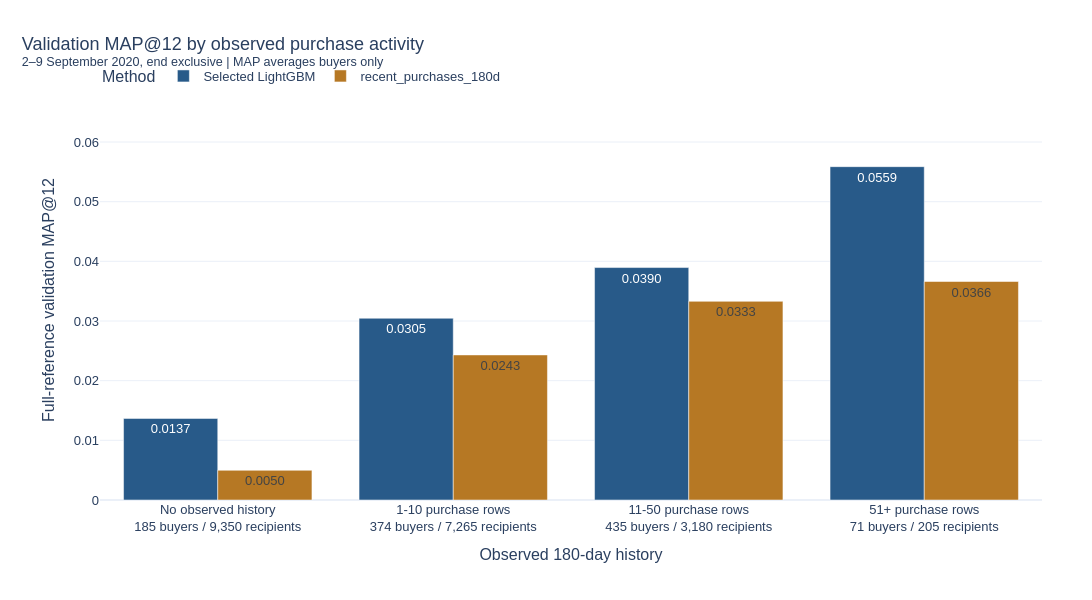
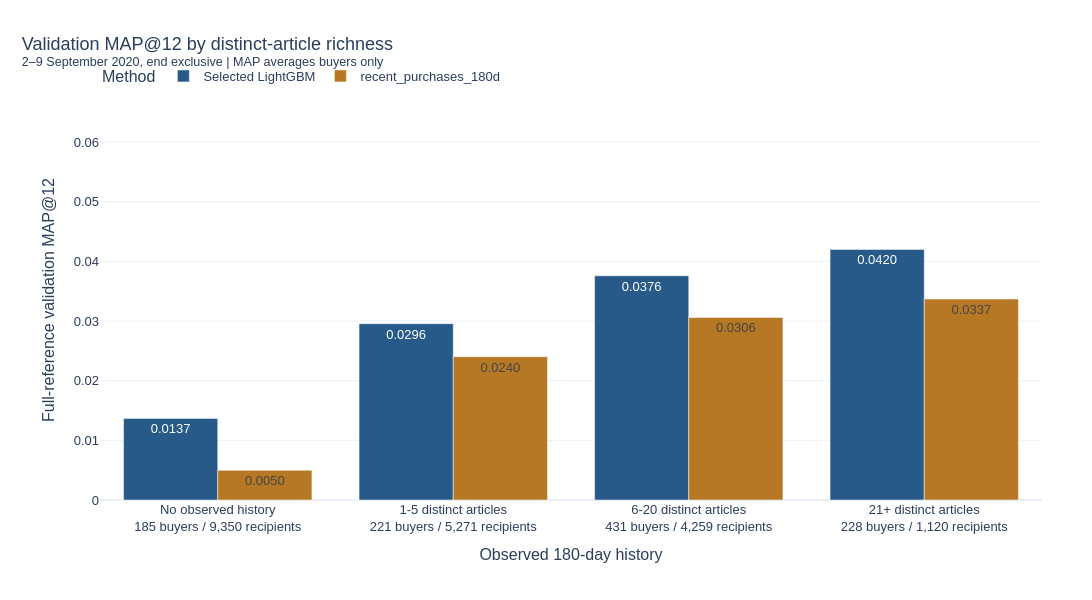

The cell these charts' notebook holds for them, in order:
### Code cell
def make_segment_summary(panel, segment):
    summary = (
        panel.groupby(segment, observed=False)
        .agg(
            recipients=("customer_id", "size"),
            buyers=("model_ap", "count"),
            target_pairs=("n_target_articles", "sum"),
            model_map=("model_ap", "mean"),
            baseline_map=("baseline_ap", "mean"),
        )
        .reset_index()
    )

    summary["target_pairs"] = summary["target_pairs"].astype(int)
    summary["excluded_share_pct"] = (
        100
        * (summary["recipients"] - summary["buyers"])
        / summary["recipients"].replace(0, np.nan)
    )
    summary["delta_map"] = (
        summary["model_map"] - summary["baseline_map"]
    )
    summary["segment_label"] = [
        f"{label}<br>{int(buyers):,} buyers / {int(recipients):,} recipients"
        for label, buyers, recipients in zip(
            summary[segment],
            summary["buyers"],
            summary["recipients"],
        )
    ]

    assert summary["recipients"].sum() == 20_000
    assert summary["buyers"].sum() == 1_065
    assert summary["target_pairs"].sum() == 3_428

    return summary


segment_specs = {
    "activity_segment": (
        "activity_segments",
        "Validation MAP@12 by observed purchase activity",
    ),
    "richness_segment": (
        "richness_segments",
        "Validation MAP@12 by distinct-article richness",
    ),
}

segment_summaries = {
    segment: make_segment_summary(segment_panel, segment)
    for segment in segment_specs
}

common_y_max = 1.20 * max(
    summary[["model_map", "baseline_map"]].max().max()
    for summary in segment_summaries.values()
)

segment_artifacts = [paired_scores_path, panel_path]

for segment, summary in segment_summaries.items():
    name, title = segment_specs[segment]
    eligible = summary["buyers"].gt(0)

    for metric, expected in [
        ("model_map", candidate["validation_metrics"]["map_at_k"]),
        ("baseline_map", baseline_row["map_at_k"]),
    ]:
        np.testing.assert_allclose(
            np.average(
                summary.loc[eligible, metric],
                weights=summary.loc[eligible, "buyers"],
            ),
            expected,
            rtol=0,
            atol=1e-12,
        )

    display(
        summary[
            [
                segment,
                "recipients",
                "buyers",
                "target_pairs",
                "excluded_share_pct",
                "model_map",
                "baseline_map",
                "delta_map",
            ]
        ]
    )

    table_path = DIAGNOSTIC_ROOT / f"{name}.csv"
    summary.to_csv(table_path, index=False)

    chart_frame = summary.rename(
        columns={
            "model_map": "Selected LightGBM",
            "baseline_map": baseline_name,
        }
    )

    fig = px.bar(
        chart_frame,
        x="segment_label",
        y=["Selected LightGBM", baseline_name],
        barmode="group",
        text_auto=".4f",
        hover_data=["buyers", "recipients", "target_pairs"],
        color_discrete_map={
            "Selected LightGBM": "#285A89",
            baseline_name: "#B67824",
        },
        labels={
            "segment_label": "Observed 180-day history",
            "value": "Full-reference validation MAP@12",
            "variable": "Method",
        },
        title=(
            f"{title}"
            "<br><sup>2–9 September 2020, end exclusive | "
            "MAP averages buyers only</sup>"
        ),
    )
    fig.update_yaxes(range=[0, common_y_max])

    figure_name = f"diagnostics_{candidate['method']}_{name}"
    show_figure(fig, PROJECT_ROOT, figure_name, height=600)

    segment_artifacts.extend(
        [
            table_path,
            PROJECT_ROOT / f"artifacts/figures/{figure_name}.png",
        ]
    )

segment_manifest_path = DIAGNOSTIC_ROOT / "segmentation_manifest.json"
write_json(
    segment_manifest_path,
    {
        "model_sha256": candidate["model_sha256"],
        "baseline": baseline_name,
        "validation": candidate["validation"],
        "history_days": 180,
        "recipients": len(segment_panel),
        "buyers": len(paired_scores),
        "activity_ranges": ["0", "1-10", "11-50", "51+"],
        "distinct_article_ranges": ["0", "1-5", "6-20", "21+"],
    },
)
segment_artifacts.append(segment_manifest_path)

with mlflow.start_run(run_id=candidate["mlflow_run_id"]):
    for path in segment_artifacts:
        mlflow.log_artifact(
            str(path),
            artifact_path="stage8/segments",
        )

### Figure 1 — Plotly figure (JSON) as saved in the notebook; plotly's stock layout.template omitted (floating-point values rounded to 4 significant figures)
{"data": [{"alignmentgroup": "True", "customdata": [[185, 9350, 555], [374, 7265, 992], [435, 3180, 1494], [71, 205, 387]], "hovertemplate": "Method=Selected LightGBM<br>Observed 180-day history=%{x}<br>Full-reference validation MAP@12=%{y}<br>buyers=%{customdata[0]}<br>recipients=%{customdata[1]}<br>target_pairs=%{customdata[2]}<extra></extra>", "legendgroup": "Selected LightGBM", "marker": {"color": "#285A89", "pattern": {"shape": ""}}, "name": "Selected LightGBM", "offsetgroup": "Selected LightGBM", "orientation": "v", "showlegend": true, "textposition": "auto", "texttemplate": "%{y:.4f}", "type": "bar", "x": ["No observed history<br>185 buyers / 9,350 recipients", "1-10 purchase rows<br>374 buyers / 7,265 recipients", "11-50 purchase rows<br>435 buyers / 3,180 recipients", "51+ purchase rows<br>71 buyers / 205 recipients"], "xaxis": "x", "y": [0.01367, 0.03046, 0.03896, 0.05587], "yaxis": "y"}, {"alignmentgroup": "True", "customdata": [[185, 9350, 555], [374, 7265, 992], [435, 3180, 1494], [71, 205, 387]], "hovertemplate": "Method=recent_purchases_180d<br>Observed 180-day history=%{x}<br>Full-reference validation MAP@12=%{y}<br>buyers=%{customdata[0]}<br>recipients=%{customdata[1]}<br>target_pairs=%{customdata[2]}<extra></extra>", "legendgroup": "recent_purchases_180d", "marker": {"color": "#B67824", "pattern": {"shape": ""}}, "name": "recent_purchases_180d", "offsetgroup": "recent_purchases_180d", "orientation": "v", "showlegend": true, "textposition": "auto", "texttemplate": "%{y:.4f}", "type": "bar", "x": ["No observed history<br>185 buyers / 9,350 recipients", "1-10 purchase rows<br>374 buyers / 7,265 recipients", "11-50 purchase rows<br>435 buyers / 3,180 recipients", "51+ purchase rows<br>71 buyers / 205 recipients"], "xaxis": "x", "y": [0.004979, 0.02431, 0.0333, 0.03662], "yaxis": "y"}], "layout": {"barmode": "group", "colorway": ["#285A89", "#B67824", "#687B38", "#9B596D", "#78629A"], "font": {"family": "Arial", "size": 13}, "height": 600, "legend": {"orientation": "h", "title": {"text": "Method"}, "tracegroupgap": 0, "x": 0, "y": 1.02, "yanchor": "bottom"}, "margin": {"b": 100, "l": 100, "r": 50, "t": 100}, "title": {"font": {"size": 18}, "text": "Validation MAP@12 by observed purchase activity<br><sup>2–9 September 2020, end exclusive | MAP averages buyers only</sup>", "x": 0.02, "xanchor": "left"}, "width": 1100, "xaxis": {"anchor": "y", "domain": [0, 1], "title": {"text": "Observed 180-day history"}}, "yaxis": {"anchor": "x", "domain": [0, 1], "range": [0, 0.06704], "title": {"text": "Full-reference validation MAP@12"}}}}

### Figure 2 — Plotly figure (JSON) as saved in the notebook; plotly's stock layout.template omitted (floating-point values rounded to 4 significant figures)
{"data": [{"alignmentgroup": "True", "customdata": [[185, 9350, 555], [221, 5271, 567], [431, 4259, 1304], [228, 1120, 1002]], "hovertemplate": "Method=Selected LightGBM<br>Observed 180-day history=%{x}<br>Full-reference validation MAP@12=%{y}<br>buyers=%{customdata[0]}<br>recipients=%{customdata[1]}<br>target_pairs=%{customdata[2]}<extra></extra>", "legendgroup": "Selected LightGBM", "marker": {"color": "#285A89", "pattern": {"shape": ""}}, "name": "Selected LightGBM", "offsetgroup": "Selected LightGBM", "orientation": "v", "showlegend": true, "textposition": "auto", "texttemplate": "%{y:.4f}", "type": "bar", "x": ["No observed history<br>185 buyers / 9,350 recipients", "1-5 distinct articles<br>221 buyers / 5,271 recipients", "6-20 distinct articles<br>431 buyers / 4,259 recipients", "21+ distinct articles<br>228 buyers / 1,120 recipients"], "xaxis": "x", "y": [0.01367, 0.02956, 0.03758, 0.042], "yaxis": "y"}, {"alignmentgroup": "True", "customdata": [[185, 9350, 555], [221, 5271, 567], [431, 4259, 1304], [228, 1120, 1002]], "hovertemplate": "Method=recent_purchases_180d<br>Observed 180-day history=%{x}<br>Full-reference validation MAP@12=%{y}<br>buyers=%{customdata[0]}<br>recipients=%{customdata[1]}<br>target_pairs=%{customdata[2]}<extra></extra>", "legendgroup": "recent_purchases_180d", "marker": {"color": "#B67824", "pattern": {"shape": ""}}, "name": "recent_purchases_180d", "offsetgroup": "recent_purchases_180d", "orientation": "v", "showlegend": true, "textposition": "auto", "texttemplate": "%{y:.4f}", "type": "bar", "x": ["No observed history<br>185 buyers / 9,350 recipients", "1-5 distinct articles<br>221 buyers / 5,271 recipients", "6-20 distinct articles<br>431 buyers / 4,259 recipients", "21+ distinct articles<br>228 buyers / 1,120 recipients"], "xaxis": "x", "y": [0.004979, 0.02402, 0.0306, 0.03368], "yaxis": "y"}], "layout": {"barmode": "group", "colorway": ["#285A89", "#B67824", "#687B38", "#9B596D", "#78629A"], "font": {"family": "Arial", "size": 13}, "height": 600, "legend": {"orientation": "h", "title": {"text": "Method"}, "tracegroupgap": 0, "x": 0, "y": 1.02, "yanchor": "bottom"}, "margin": {"b": 100, "l": 100, "r": 50, "t": 100}, "title": {"font": {"size": 18}, "text": "Validation MAP@12 by distinct-article richness<br><sup>2–9 September 2020, end exclusive | MAP averages buyers only</sup>", "x": 0.02, "xanchor": "left"}, "width": 1100, "xaxis": {"anchor": "y", "domain": [0, 1], "title": {"text": "Observed 180-day history"}}, "yaxis": {"anchor": "x", "domain": [0, 1], "range": [0, 0.06704], "title": {"text": "Full-reference validation MAP@12"}}}}
